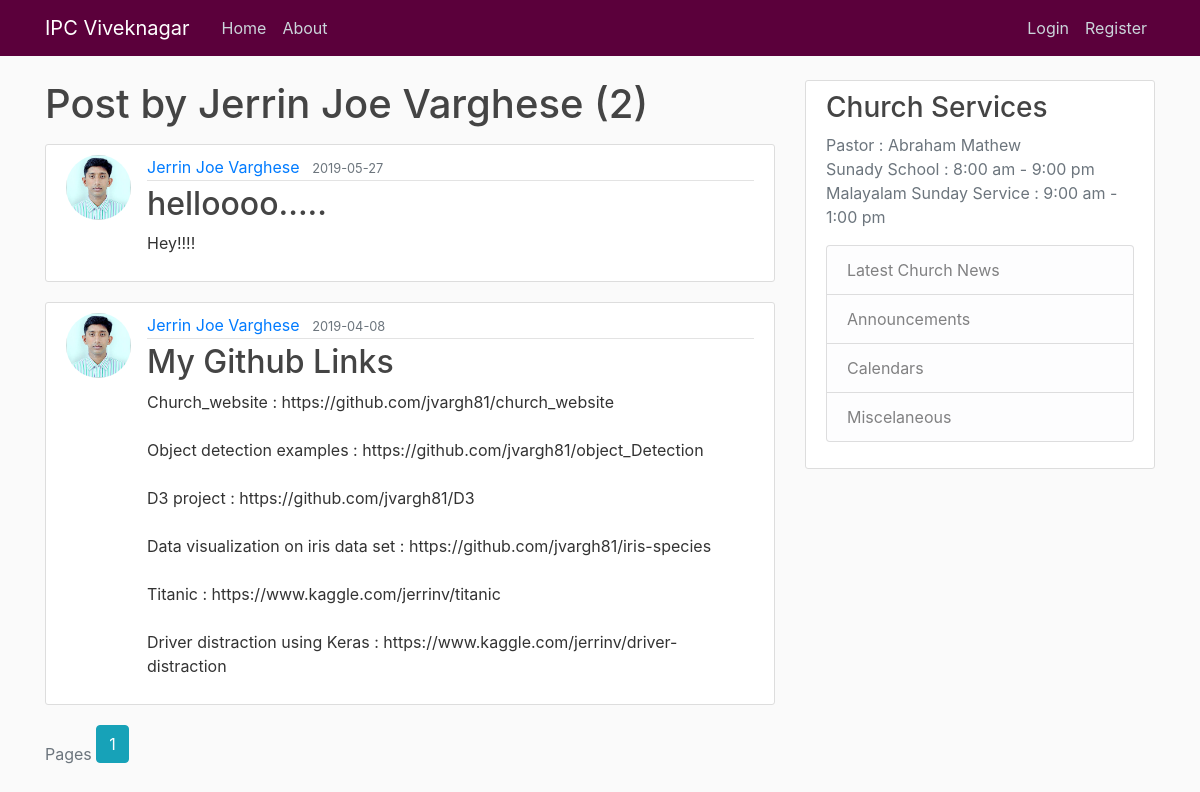
The app's page /user/Jerrin Joe Varghese with its own data.
### church_web/models.py (models this page shows, shortened)
class User(db.Model, UserMixin):
    id = db.Column(db.Integer,primary_key=True)
    username = db.Column(db.String(20),unique=True,nullable=False)
    email = db.Column(db.String(120),unique=True,nullable=False)
    image_file = db.Column(db.String(20),nullable=False,default='default.jpg')
    password = db.Column(db.String(60),nullable=False)
    post = db.relationship('Post',backref='author',lazy=True)

class Post(db.Model):
    id = db.Column(db.Integer,primary_key=True)
    title = db.Column(db.String(100),nullable=False)
    date_posted = db.Column(db.DateTime,nullable=False, default=datetime.utcnow)
    content = db.Column(db.Text,nullable=False)
    user_id = db.Column(db.Integer,db.ForeignKey('user.id'), nullable=False)

### church_web/routes.py (the view)
@app.route("/user/<string:username>")
def user_post(username):
    page = request.args.get('page',1,type=int)
    user = User.query.filter_by(username=username).first_or_404()
    post = Post.query.filter_by(author=user)\
            .order_by(Post.date_posted.desc()).paginate(page=page,per_page=5)
    return render_template('user_post.html', posts=post, user=user)

### church_web/templates/user_post.html
{% extends "layout.html" %}
{% block content %}
<h1 class="mb-3" >Post by {{ user.username }} ({{ posts.total }})</h1>
	{% for post in posts.items %}
		<article class="media content-section">
		 <img class="rounded-circle article-img" src="{{url_for('static',filename='./' + post.author.image_file)}}">
		  <div class="media-body">
		    <div class="article-metadata">
			    <a class="mr-2" href="{{url_for('user_post', username=post.author.username)}}">{{ post.author.username }}</a>
		      <small class="text-muted">{{ post.date_posted.strftime('%Y-%m-%d') }}</small>
		    </div>
		    <h2><a class="article-title" href="{{ url_for('post', post_id=post.id) }}">{{ post.title }}</a></h2>
		    <p class="article-content">{{ post.content }}</p>
		  </div>
		</article>
	{% endfor %}
	<a class="text-muted">Pages</a>
	{% for page_num in posts.iter_pages(left_edge=1,right_edge=1,left_current=1,right_current=2) %}
		{% if page_num %}
			{% if posts.page == page_num%}
				<a class="btn btn-info mb-4" href="{{url_for('user_post',username=user.username,page=page_num)}}">{{ page_num }}</a>
			{% else %}
				<a class="btn btn-outline-info mb-4" href="{{url_for('user_post',username=user.username,page=page_num)}}">{{ page_num }}</a>
			{% endif %}
		{% else %}
			...
		{% endif %}
	{% endfor %}
{% endblock content %}

### church_web/static/main.css (style rules this page uses)
body { background: #fafafa; color: #333333; margin-top: 5rem; }
h1, h2, h3, h4, h5, h6 { color: #444444; }
.content-section { background: #ffffff; padding: 10px 20px; border: 1px solid #dddddd; border-radius: 3px; margin-bottom: 20px; }
.article-title { color: #444444; }
.article-content { white-space: pre-line; }
.article-img { height: 65px; width: 65px; margin-right: 16px; }
.article-metadata { padding-bottom: 1px; margin-bottom: 4px; border-bottom: 1px solid #e3e3e3 }

### records on screen
User: username "Jerrin Joe Varghese"
Post: image_file (picture), author.username "Jerrin Joe Varghese", date_posted "2019-05-27", title "helloooo.....", content "Hey!!!!"
Post: image_file (picture), author.username "Jerrin Joe Varghese", date_posted "2019-04-08", title "My Github Links", content "Church_website : https://github.com/jvargh81/church_website Object detection examples : https://github.com/jvargh81/object_Detection D3 project : https://github.com/jvargh81/D3 Data visualization on iris data set : https://github.com/jvargh81/iris-species Titanic : https://www.kaggle.com/jerrinv/titanic Driver distraction using Keras : https://www.kaggle.com/jerrinv/driver-distraction"

### other values on screen
{{ posts.total }} "2"
{{ page_num }} "1"
